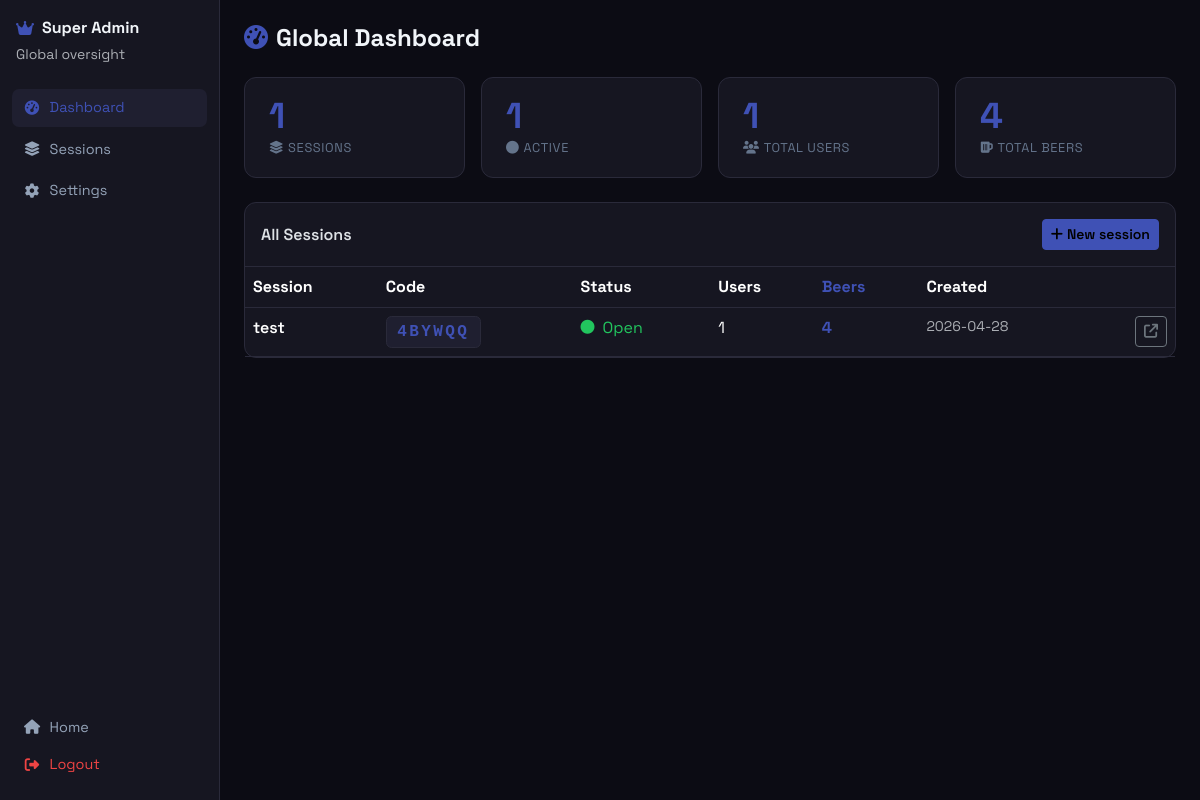
The page /superadmin/dashboard (signed in) on the database its author committed.
### models.py (models this page shows, shortened)
class DrinkSession(db.Model):
    __tablename__ = 'drink_session'
    id             = db.Column(db.Integer,    primary_key=True)
    code           = db.Column(db.String(6),  unique=True, nullable=False, index=True)
    name           = db.Column(db.String(100), nullable=False)
    chart_title    = db.Column(db.String(140), nullable=True)
    drink_label    = db.Column(db.String(60),  nullable=True)
    vomit_enabled  = db.Column(db.Boolean,    default=True, nullable=True)
    password_hash  = db.Column(db.String(256), nullable=False)
    is_open        = db.Column(db.Boolean,    default=True,  nullable=False)
    created_at     = db.Column(db.DateTime,   default=datetime.utcnow, nullable=False)
    users  = db.relationship('User',  back_populates='session', cascade='all, delete-orphan')
    teams  = db.relationship('Team',  back_populates='session', cascade='all, delete-orphan')
    drinks = db.relationship('Drink', back_populates='session', cascade='all, delete-orphan')

### blueprints/superadmin.py (the view)
@superadmin_bp.route('/')
@superadmin_bp.route('/dashboard')
@superadmin_required
def dashboard():
    all_sessions   = DrinkSession.query.order_by(DrinkSession.created_at.desc()).all()
    total_users    = User.query.count()
    total_beers    = Drink.query.filter_by(kind='beer').count()
    active_sessions = sum(1 for s in all_sessions if s.is_open)
    for s in all_sessions:
        s.user_count = User.query.filter_by(session_id=s.id).count()
        s.beer_count = Drink.query.filter_by(session_id=s.id, kind='beer').count()
    return render_template('superadmin/dashboard.html',
                           sessions=all_sessions,
                           total_users=total_users,
                           total_beers=total_beers,
                           active_sessions=active_sessions,
                           total_sessions=len(all_sessions))

### blueprints/superadmin.py (called while the page is built)
def superadmin_required(f):
    @wraps(f)
    def decorated(*args, **kwargs):
        if not session.get('superadmin'):
            return redirect(url_for('superadmin.login'))
        return f(*args, **kwargs)
    return decorated

### templates/superadmin/dashboard.html (shortened to what this page needs)
{% extends 'superadmin/base.html' %}
{% block content %}
<h4 class="fw-bold mb-4"><i class="fas fa-gauge-high text-amber me-2"></i>Global Dashboard</h4>
<div class="row g-3 mb-4">
    <div class="col-6 col-md-3">
        <div class="stat-card">
            <div class="stat-value">{{ total_sessions }}</div>
            <div class="stat-label"><i class="fas fa-layer-group me-1"></i>Sessions</div>
        </div>
    </div>
    <div class="col-6 col-md-3">
        <div class="stat-card">
            <div class="stat-value">{{ active_sessions }}</div>
            <div class="stat-label"><i class="fas fa-circle me-1"></i>Active</div>
        </div>
    </div>
    <div class="col-6 col-md-3">
        <div class="stat-card">
            <div class="stat-value">{{ total_users }}</div>
            <div class="stat-label"><i class="fas fa-users me-1"></i>Total users</div>
        </div>
    </div>
    <div class="col-6 col-md-3">
        <div class="stat-card">
            <div class="stat-value">{{ total_beers }}</div>
            <div class="stat-label"><i class="fas fa-beer-mug-empty me-1"></i>Total beers</div>
        </div>
    </div>
</div>
<div class="card">
    <div class="d-flex align-items-center justify-content-between p-3"
         style="border-bottom: 1px solid var(--border);">
        <h6 class="fw-semibold mb-0">All Sessions</h6>
        <a href="{{ url_for('superadmin.sessions') }}" class="btn btn-amber btn-sm">
            <i class="fas fa-plus me-1"></i>New session
        </a>
    </div>
    <div class="table-responsive">
        <table class="table table-hover mb-0">
            <thead>
                <tr>
                    <th>Session</th>
                    <th>Code</th>
                    <th>Status</th>
                    <th>Users</th>
                    <th class="text-amber">Beers</th>
                    <th>Created</th>
                    <th></th>
                </tr>
            </thead>
            <tbody>
                {% for s in sessions %}
                <tr>
                    <td class="fw-semibold">{{ s.name }}</td>
                    <td><span class="session-code">{{ s.code }}</span></td>
                    <td>
                        <span class="{% if s.is_open %}status-open{% else %}status-closed{% endif %}">
                            <i class="fas fa-{% if s.is_open %}circle{% else %}lock{% endif %} fa-sm me-1"></i>
                            {{ 'Open' if s.is_open else 'Closed' }}
                        </span>
                    </td>
                    <td>{{ s.user_count }}</td>
                    <td class="text-amber fw-bold">{{ s.beer_count }}</td>
                    <td class="text-muted small">{{ s.created_at.strftime('%Y-%m-%d') }}</td>
                    <td class="text-end">
                        <a href="{{ url_for('admin.login', code=s.code) }}"
                           class="btn btn-sm btn-outline-secondary" target="_blank">
                            <i class="fas fa-arrow-up-right-from-square"></i>
                        </a>
                    </td>
                </tr>
                {% else %}
                <tr><td colspan="7" class="text-muted text-center py-4">No sessions yet.</td></tr>
                {% endfor %}
            </tbody>
        </table>
    </div>
</div>
{% endblock %}

### static/style.css (style rules this page uses)
:root { --amber: #3f51b5; --amber-light: #5c6bc0; --amber-dark: #303f9f; --bg-base: #0c0c14; --bg-surface: #161621; --bg-elevated: #1f1f30; --border: #2a2a3a; --text-muted: #64748b; }
body { background-color: var(--bg-base); color: #f1f5f9; font-family: 'Space Grotesk', system-ui, -apple-system, BlinkMacSystemFont, sans-serif; }
.btn-amber { background-color: var(--amber); border-color: var(--amber); color: #000; font-weight: 600; }
.text-amber { color: var(--amber) !important; }
.card { background-color: var(--bg-surface); border: 1px solid var(--border); border-radius: 0.75rem; }
.stat-card { background-color: var(--bg-surface); border: 1px solid var(--border); border-radius: 0.75rem; padding: 1.25rem 1.5rem; }
.stat-card .stat-value { font-size: 2.25rem; font-weight: 800; color: var(--amber); line-height: 1; }
.stat-card .stat-label { color: var(--text-muted); font-size: 0.8rem; text-transform: uppercase; letter-spacing: 0.05em; margin-top: 0.25rem; }
.stat-label { font-size: 0.85rem; text-transform: uppercase; letter-spacing: 0.1em; color: #cbd5f5; }
.stat-value { font-size: 3rem; font-weight: 700; line-height: 1; transition: transform 0.12s; }
.session-code { font-family: 'Courier New', Courier, monospace; font-weight: 700; font-size: 1rem; color: var(--amber); background-color: var(--bg-elevated); border: 1px solid var(--border); padding: 0.2rem 0.65rem; border-radius: 0.35rem; letter-spacing: 0.15em; display: inline-block; }
.status-open { color: #22c55e; }
.table { --bs-table-bg: transparent; --bs-table-border-color: var(--border); color: #f1f5f9; }

### rows shown on the page
DrinkSession: name "test", code "4BYWQQ", is_open "Open", user_count "1", beer_count "4", created_at "2026-04-28"

### other values the page prints
{{ total_sessions }} "1"
{{ active_sessions }} "1"
{{ total_users }} "1"
{{ total_beers }} "4"
